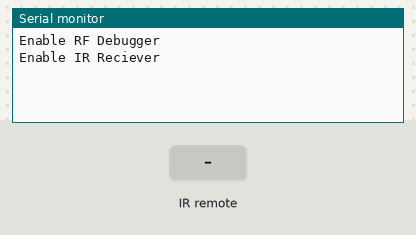
Simulated run of this sketch. Board: ESP8266 (NodeMCU). Shown: the last lines printed to the serial monitor. The inputs (shaded band) are chosen by the test bench.

Above: at 1.2 s.
1.3 s: infrared code 0xD3A1E2 received
At 2.5 s:
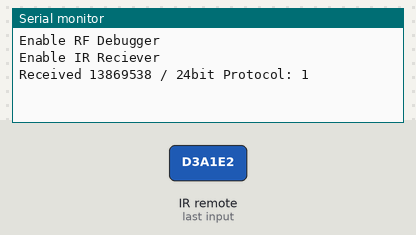
2.8 s: infrared code 0xD3A1E4 received
At 3.9 s:
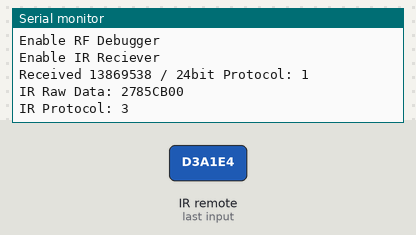

Measured:
- after the input at 1.3 s, the serial monitor: prints a new line at once (image 1)
- after the input at 2.8 s, the serial monitor: prints a new line at once (image 2)

The sketch:

recievers.ino
```cpp
#include <RCSwitch.h>
#include <ESP8266WiFi.h>
#include <IRremote.h>
#include <fauxmoESP.h>

#define SERIAL_BAUDRATE 9600

#define DEVICE1 "Screen"
#define UP_CODE 13869538
#define DOWN_CODE 13869540
#define DEVICE1_PROTOCOL 1
#define DEVICE1_BIT 24

RCSwitch rfDebug = RCSwitch();
#define REC_433MHZ_DATA D4

#define REC_38KHZ_DATA D5
IRrecv IR(REC_38KHZ_DATA);

void setup() {
  Serial.begin(SERIAL_BAUDRATE);

  Serial.println("Enable RF Debugger");
  rfDebug.enableReceive(REC_433MHZ_DATA);

  Serial.println("Enable IR Reciever");
  IR.enableIRIn();

}
void loop() {

    if(rfDebug.available()){
      Serial.print("Received ");
      Serial.print( rfDebug.getReceivedValue() );
      Serial.print(" / ");
      Serial.print( rfDebug.getReceivedBitlength() );
      Serial.print("bit ");
      Serial.print("Protocol: ");
      Serial.println( rfDebug.getReceivedProtocol() );
      delay(1500);
      rfDebug.resetAvailable();
    }


    if(IR.decode()){
      Serial.print("IR Raw Data: ");
      Serial.println(IR.decodedIRData.decodedRawData, HEX);
      Serial.print("IR Protocol: ");
      Serial.println(IR.decodedIRData.protocol);
      delay(1500);
      IR.resume();
    }
}
```
